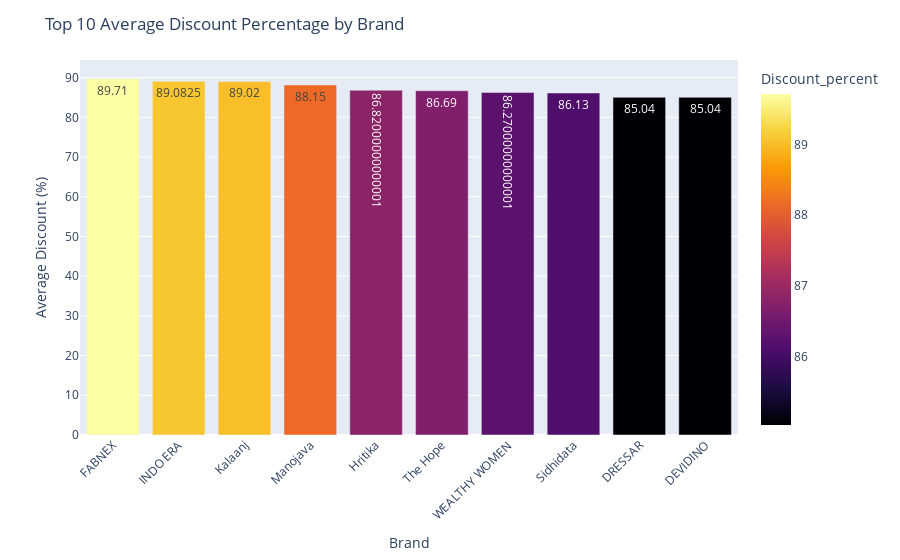

Notebook cell for this chart:
### Code cell
top10_avg_brand_discount = avg_brand_discount.head(10)

fig = px.bar(top10_avg_brand_discount,
    x='Brand Name',
    y='Discount_percent',
    hover_data=['Discount_percent'],
    text='Discount_percent',
    color='Discount_percent',
    color_continuous_scale='Inferno')

fig.update_layout(title="Top 10 Average Discount Percentage by Brand",
    xaxis_title="Brand",
    yaxis_title="Average Discount (%)",
    xaxis_tickangle=-45)
fig.write_image("Top 10 Average Discount Percentage by Brand.png", width=1200, height=600, scale=2)

fig.show()

### Figure 1 — Plotly figure (JSON) as saved in the notebook; plotly's stock layout.template omitted (floating-point values rounded to 4 significant figures)
{"data": [{"hovertemplate": "Brand Name=%{x}<br>Discount_percent=%{marker.color}<extra></extra>", "legendgroup": "", "marker": {"color": [89.71, 89.08, 89.02, 88.15, 86.82, 86.69, 86.27, 86.13, 85.04, 85.04], "coloraxis": "coloraxis", "pattern": {"shape": ""}}, "name": "", "orientation": "v", "showlegend": false, "text": [89.71, 89.08, 89.02, 88.15, 86.82, 86.69, 86.27, 86.13, 85.04, 85.04], "textposition": "auto", "type": "bar", "x": ["FABNEX", "INDO ERA", "Kalaanj", "Manojava", "Hritika", "The Hope", "WEALTHY WOMEN", "Sidhidata", "DRESSAR", "DEVIDINO"], "xaxis": "x", "y": [89.71, 89.08, 89.02, 88.15, 86.82, 86.69, 86.27, 86.13, 85.04, 85.04], "yaxis": "y"}], "layout": {"barmode": "relative", "coloraxis": {"colorbar": {"title": {"text": "Discount_percent"}}, "colorscale": [[0, "#000004"], [0.1111, "#1b0c41"], [0.2222, "#4a0c6b"], [0.3333, "#781c6d"], [0.4444, "#a52c60"], [0.5556, "#cf4446"], [0.6667, "#ed6925"], [0.7778, "#fb9b06"], [0.8889, "#f7d13d"], [1, "#fcffa4"]]}, "legend": {"tracegroupgap": 0}, "margin": {"t": 60}, "title": {"text": "Top 10 Average Discount Percentage by Brand"}, "xaxis": {"anchor": "y", "domain": [0, 1], "tickangle": -45, "title": {"text": "Brand"}}, "yaxis": {"anchor": "x", "domain": [0, 1], "title": {"text": "Average Discount (%)"}}}}
